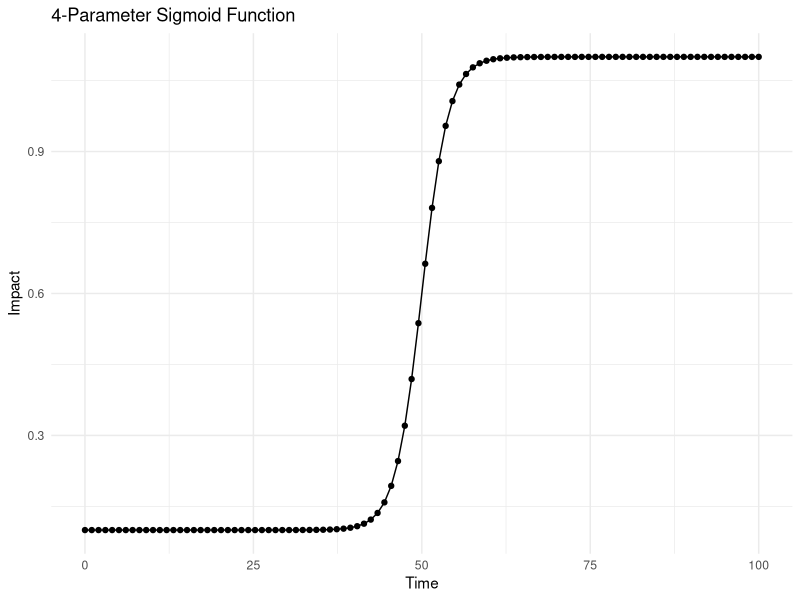
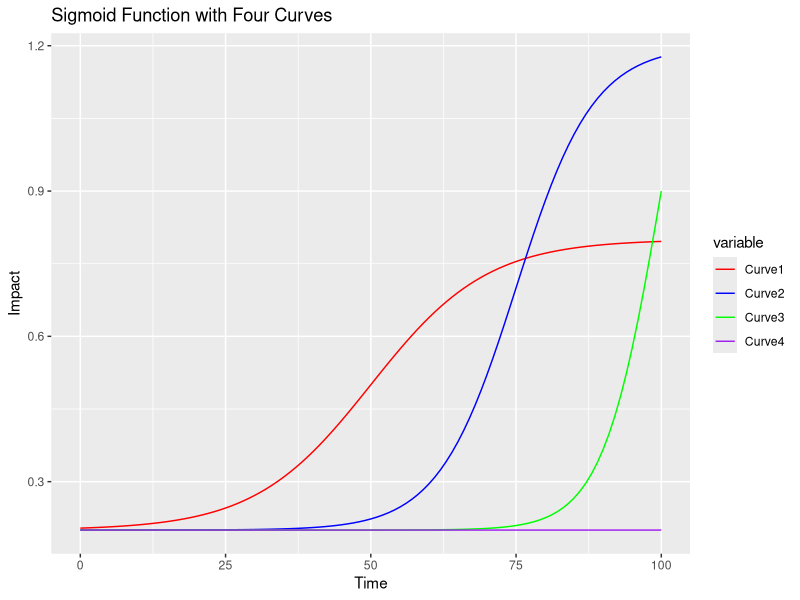

Write R code to recreate these figures, in order.
## ---- chunk 1
# Load required libraries
library(ggplot2)

# Function to calculate 4-parameter sigmoid function
sigmoid_function <- function(time, a, b, c, d) {
  1 / (1 + exp(-a * (time - b))) - d + c
}

# Define model parameters with meaningful names
# a: controls the slope of the sigmoid function
# b: controls the midpoint of the sigmoid function on the x-axis
# c: controls the vertical shift of the sigmoid function on the y-axis
# d: controls the horizontal shift of the sigmoid function on the y-axis
a <- 0.5
b <- 50
c <- 0.2
d <- 0.1

# Generate data for Time and Impact (replace with your actual data if available)
time <- seq(0, 100, length.out = 100)
impact <- sigmoid_function(time, a, b, c, d)

# Create a data frame
data_df <- data.frame(Time = time, Impact = impact)

# Create the ggplot2 figure
ggplot(data_df, aes(x = Time, y = Impact)) +
  geom_line() +
  geom_point() +
  labs(x = "Time", y = "Impact") +
  ggtitle("4-Parameter Sigmoid Function") +
  theme_minimal()
## ---- chunk 2
library(ggplot2)

# Define the sigmoid function
sigmoid <- function(x, a, b, c, d) {
  d + (a - d) / (1 + exp(-c * (x - b)))
}

# Define the parameters for the sigmoid function
a <- 0.8
b <- 50
c <- 0.1
d <- 0.2

# Create a data frame with Time values from 0 to 100
df <- data.frame(Time = seq(0, 100))

# Add columns for Impact values using different parameter values
df$Impact1 <- sigmoid(df$Time, a = a, b = b, c = c, d = d)
df$Impact2 <- sigmoid(df$Time, a = a * 1.5, b = b * 1.5, c = c * 1.5, d = d)
df$Impact3 <- sigmoid(df$Time, a = a * 2, b = b * 2, c = c * 2, d = d)
df$Impact4 <- sigmoid(df$Time, a = a * 3, b = b * 3, c = c * 3, d = d)

# Melt the data frame into long format for plotting
df.melted <- reshape2::melt(df, id.vars = "Time")

# Create the plot using ggplot2
ggplot(data = df.melted,
       aes(x = Time,
           y = value,
           color = variable)) +
  geom_line() +
  scale_color_manual(values = c("red", "blue", "green", "purple"),
                     labels = c("Curve1", "Curve2", "Curve3", "Curve4")) +
  labs(x = "Time",
       y = "Impact",
       title = "Sigmoid Function with Four Curves")
